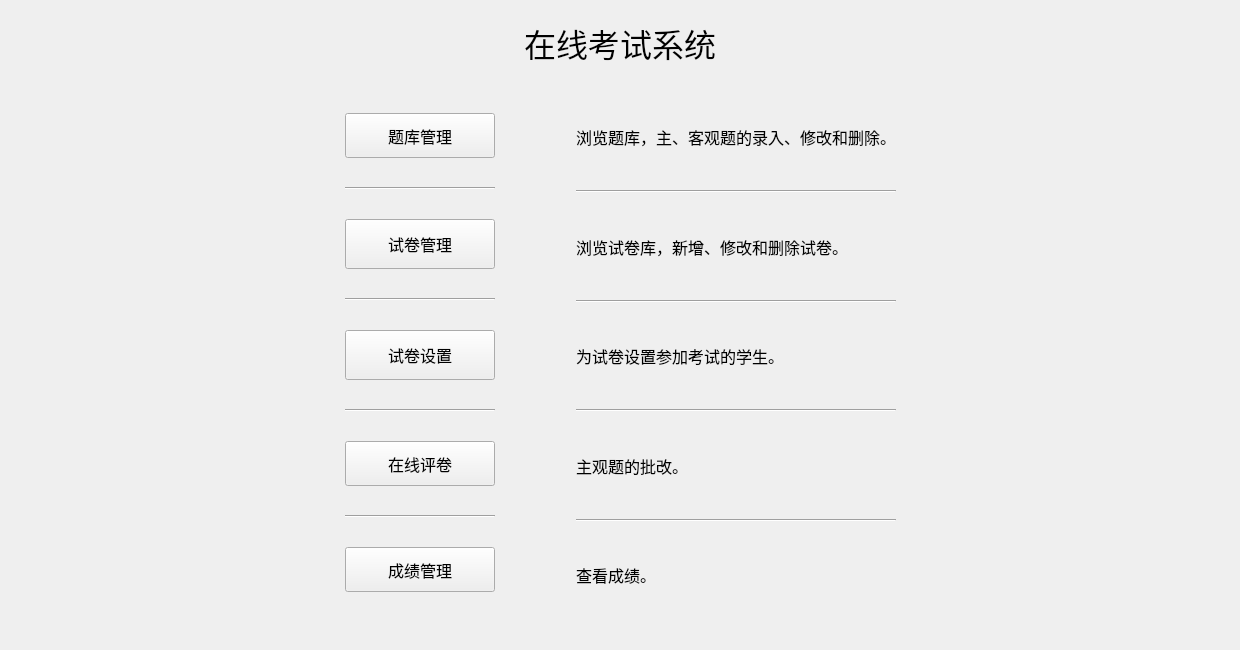
<?xml version="1.0" encoding="UTF-8"?>
<ui version="4.0">
 <class>Menu</class>
 <widget class="QWidget" name="Menu">
  <property name="geometry">
   <rect>
    <x>0</x>
    <y>0</y>
    <width>1240</width>
    <height>650</height>
   </rect>
  </property>
  <property name="sizePolicy">
   <sizepolicy hsizetype="Fixed" vsizetype="Fixed">
    <horstretch>0</horstretch>
    <verstretch>0</verstretch>
   </sizepolicy>
  </property>
  <property name="minimumSize">
   <size>
    <width>1240</width>
    <height>650</height>
   </size>
  </property>
  <property name="maximumSize">
   <size>
    <width>1240</width>
    <height>650</height>
   </size>
  </property>
  <property name="windowTitle">
   <string>Form</string>
  </property>
  <layout class="QGridLayout" name="gridLayout">
   <item row="0" column="0">
    <layout class="QHBoxLayout" name="horizontalLayout">
     <item>
      <spacer name="horizontalSpacer_2">
       <property name="orientation">
        <enum>Qt::Horizontal</enum>
       </property>
       <property name="sizeHint" stdset="0">
        <size>
         <width>40</width>
         <height>20</height>
        </size>
       </property>
      </spacer>
     </item>
     <item>
      <widget class="QLabel" name="label_11">
       <property name="sizePolicy">
        <sizepolicy hsizetype="Fixed" vsizetype="Fixed">
         <horstretch>0</horstretch>
         <verstretch>0</verstretch>
        </sizepolicy>
       </property>
       <property name="font">
        <font>
         <family>微软雅黑</family>
         <pointsize>24</pointsize>
        </font>
       </property>
       <property name="text">
        <string>在线考试系统</string>
       </property>
       <property name="alignment">
        <set>Qt::AlignCenter</set>
       </property>
      </widget>
     </item>
     <item>
      <spacer name="horizontalSpacer_3">
       <property name="orientation">
        <enum>Qt::Horizontal</enum>
       </property>
       <property name="sizeHint" stdset="0">
        <size>
         <width>40</width>
         <height>20</height>
        </size>
       </property>
      </spacer>
     </item>
    </layout>
   </item>
   <item row="1" column="0">
    <layout class="QHBoxLayout" name="horizontalLayout_2">
     <item>
      <spacer name="horizontalSpacer">
       <property name="orientation">
        <enum>Qt::Horizontal</enum>
       </property>
       <property name="sizeHint" stdset="0">
        <size>
         <width>40</width>
         <height>20</height>
        </size>
       </property>
      </spacer>
     </item>
     <item>
      <widget class="QStackedWidget" name="stackedWidget">
       <property name="minimumSize">
        <size>
         <width>721</width>
         <height>550</height>
        </size>
       </property>
       <property name="maximumSize">
        <size>
         <width>901</width>
         <height>550</height>
        </size>
       </property>
       <property name="currentIndex">
        <number>0</number>
       </property>
       <widget class="QWidget" name="page">
        <layout class="QGridLayout" name="gridLayout_2">
         <item row="0" column="0">
          <layout class="QHBoxLayout" name="horizontalLayout_3">
           <item>
            <spacer name="horizontalSpacer_5">
             <property name="orientation">
              <enum>Qt::Horizontal</enum>
             </property>
             <property name="sizeHint" stdset="0">
              <size>
               <width>40</width>
               <height>20</height>
              </size>
             </property>
            </spacer>
           </item>
           <item>
            <layout class="QVBoxLayout" name="verticalLayout">
             <item>
              <widget class="QPushButton" name="pushButton_question">
               <property name="minimumSize">
                <size>
                 <width>150</width>
                 <height>45</height>
                </size>
               </property>
               <property name="maximumSize">
                <size>
                 <width>16777215</width>
                 <height>16777215</height>
                </size>
               </property>
               <property name="font">
                <font>
                 <pointsize>12</pointsize>
                </font>
               </property>
               <property name="text">
                <string>题库管理</string>
               </property>
              </widget>
             </item>
             <item>
              <widget class="Line" name="line_9">
               <property name="orientation">
                <enum>Qt::Horizontal</enum>
               </property>
              </widget>
             </item>
             <item>
              <widget class="QPushButton" name="pushButton_paper">
               <property name="minimumSize">
                <size>
                 <width>150</width>
                 <height>45</height>
                </size>
               </property>
               <property name="maximumSize">
                <size>
                 <width>16777215</width>
                 <height>50</height>
                </size>
               </property>
               <property name="font">
                <font>
                 <pointsize>12</pointsize>
                </font>
               </property>
               <property name="text">
                <string>试卷管理</string>
               </property>
              </widget>
             </item>
             <item>
              <widget class="Line" name="line_16">
               <property name="orientation">
                <enum>Qt::Horizontal</enum>
               </property>
              </widget>
             </item>
             <item>
              <widget class="QPushButton" name="pushButton_papersetting">
               <property name="minimumSize">
                <size>
                 <width>150</width>
                 <height>45</height>
                </size>
               </property>
               <property name="maximumSize">
                <size>
                 <width>16777215</width>
                 <height>50</height>
                </size>
               </property>
               <property name="font">
                <font>
                 <pointsize>12</pointsize>
                </font>
               </property>
               <property name="text">
                <string>试卷设置</string>
               </property>
              </widget>
             </item>
             <item>
              <widget class="Line" name="line_11">
               <property name="orientation">
                <enum>Qt::Horizontal</enum>
               </property>
              </widget>
             </item>
             <item>
              <widget class="QPushButton" name="pushButton_subscore">
               <property name="minimumSize">
                <size>
                 <width>150</width>
                 <height>45</height>
                </size>
               </property>
               <property name="font">
                <font>
                 <pointsize>12</pointsize>
                </font>
               </property>
               <property name="text">
                <string>在线评卷</string>
               </property>
              </widget>
             </item>
             <item>
              <widget class="Line" name="line_13">
               <property name="orientation">
                <enum>Qt::Horizontal</enum>
               </property>
              </widget>
             </item>
             <item>
              <widget class="QPushButton" name="pushButton_scoremanage">
               <property name="minimumSize">
                <size>
                 <width>150</width>
                 <height>45</height>
                </size>
               </property>
               <property name="font">
                <font>
                 <pointsize>12</pointsize>
                </font>
               </property>
               <property name="text">
                <string>成绩管理</string>
               </property>
              </widget>
             </item>
            </layout>
           </item>
           <item>
            <spacer name="horizontalSpacer_6">
             <property name="orientation">
              <enum>Qt::Horizontal</enum>
             </property>
             <property name="sizeHint" stdset="0">
              <size>
               <width>40</width>
               <height>20</height>
              </size>
             </property>
            </spacer>
           </item>
           <item>
            <layout class="QVBoxLayout" name="verticalLayout_3">
             <item>
              <widget class="QLabel" name="label_3">
               <property name="font">
                <font>
                 <pointsize>12</pointsize>
                </font>
               </property>
               <property name="text">
                <string>浏览题库，主、客观题的录入、修改和删除。</string>
               </property>
              </widget>
             </item>
             <item>
              <widget class="Line" name="line">
               <property name="orientation">
                <enum>Qt::Horizontal</enum>
               </property>
              </widget>
             </item>
             <item>
              <widget class="QLabel" name="label_4">
               <property name="font">
                <font>
                 <pointsize>12</pointsize>
                </font>
               </property>
               <property name="text">
                <string>浏览试卷库，新增、修改和删除试卷。</string>
               </property>
              </widget>
             </item>
             <item>
              <widget class="Line" name="line_8">
               <property name="orientation">
                <enum>Qt::Horizontal</enum>
               </property>
              </widget>
             </item>
             <item>
              <widget class="QLabel" name="label_12">
               <property name="font">
                <font>
                 <pointsize>12</pointsize>
                </font>
               </property>
               <property name="text">
                <string>为试卷设置参加考试的学生。</string>
               </property>
              </widget>
             </item>
             <item>
              <widget class="Line" name="line_4">
               <property name="orientation">
                <enum>Qt::Horizontal</enum>
               </property>
              </widget>
             </item>
             <item>
              <widget class="QLabel" name="label_8">
               <property name="font">
                <font>
                 <pointsize>12</pointsize>
                </font>
               </property>
               <property name="text">
                <string>主观题的批改。</string>
               </property>
              </widget>
             </item>
             <item>
              <widget class="Line" name="line_5">
               <property name="orientation">
                <enum>Qt::Horizontal</enum>
               </property>
              </widget>
             </item>
             <item>
              <widget class="QLabel" name="label_6">
               <property name="font">
                <font>
                 <pointsize>12</pointsize>
                </font>
               </property>
               <property name="text">
                <string>查看成绩。</string>
               </property>
              </widget>
             </item>
            </layout>
           </item>
           <item>
            <spacer name="horizontalSpacer_7">
             <property name="orientation">
              <enum>Qt::Horizontal</enum>
             </property>
             <property name="sizeHint" stdset="0">
              <size>
               <width>40</width>
               <height>20</height>
              </size>
             </property>
            </spacer>
           </item>
          </layout>
         </item>
        </layout>
       </widget>
       <widget class="QWidget" name="page_2">
        <layout class="QGridLayout" name="gridLayout_3">
         <item row="0" column="0">
          <layout class="QHBoxLayout" name="horizontalLayout_4">
           <item>
            <spacer name="horizontalSpacer_8">
             <property name="orientation">
              <enum>Qt::Horizontal</enum>
             </property>
             <property name="sizeHint" stdset="0">
              <size>
               <width>40</width>
               <height>20</height>
              </size>
             </property>
            </spacer>
           </item>
           <item>
            <layout class="QVBoxLayout" name="verticalLayout_2">
             <item>
              <widget class="QPushButton" name="pushButton_mem">
               <property name="minimumSize">
                <size>
                 <width>150</width>
                 <height>45</height>
                </size>
               </property>
               <property name="maximumSize">
                <size>
                 <width>11111111</width>
                 <height>50</height>
                </size>
               </property>
               <property name="font">
                <font>
                 <pointsize>12</pointsize>
                </font>
               </property>
               <property name="text">
                <string>用户管理</string>
               </property>
              </widget>
             </item>
             <item>
              <widget class="Line" name="line_18">
               <property name="orientation">
                <enum>Qt::Horizontal</enum>
               </property>
              </widget>
             </item>
             <item>
              <widget class="QPushButton" name="pushButton_examsetting">
               <property name="minimumSize">
                <size>
                 <width>150</width>
                 <height>45</height>
                </size>
               </property>
               <property name="font">
                <font>
                 <pointsize>12</pointsize>
                </font>
               </property>
               <property name="text">
                <string>考试设置</string>
               </property>
              </widget>
             </item>
             <item>
              <widget class="Line" name="line_14">
               <property name="orientation">
                <enum>Qt::Horizontal</enum>
               </property>
              </widget>
             </item>
             <item>
              <widget class="QPushButton" name="pushButton_examctrl">
               <property name="minimumSize">
                <size>
                 <width>150</width>
                 <height>45</height>
                </size>
               </property>
               <property name="font">
                <font>
                 <pointsize>12</pointsize>
                </font>
               </property>
               <property name="text">
                <string>考试控制</string>
               </property>
              </widget>
             </item>
             <item>
              <widget class="Line" name="line_20">
               <property name="orientation">
                <enum>Qt::Horizontal</enum>
               </property>
              </widget>
             </item>
             <item>
              <widget class="QPushButton" name="pushButton_config">
               <property name="minimumSize">
                <size>
                 <width>150</width>
                 <height>45</height>
                </size>
               </property>
               <property name="font">
                <font>
                 <pointsize>12</pointsize>
                </font>
               </property>
               <property name="text">
                <string>系统设置</string>
               </property>
              </widget>
             </item>
            </layout>
           </item>
           <item>
            <spacer name="horizontalSpacer_9">
             <property name="orientation">
              <enum>Qt::Horizontal</enum>
             </property>
             <property name="sizeHint" stdset="0">
              <size>
               <width>40</width>
               <height>20</height>
              </size>
             </property>
            </spacer>
           </item>
           <item>
            <layout class="QVBoxLayout" name="verticalLayout_4">
             <item>
              <widget class="QLabel" name="label_9">
               <property name="font">
                <font>
                 <pointsize>12</pointsize>
                </font>
               </property>
               <property name="text">
                <string>学生管理及管理员管理。</string>
               </property>
              </widget>
             </item>
             <item>
              <widget class="Line" name="line_22">
               <property name="orientation">
                <enum>Qt::Horizontal</enum>
               </property>
              </widget>
             </item>
             <item>
              <widget class="QLabel" name="label_14">
               <property name="font">
                <font>
                 <pointsize>12</pointsize>
                </font>
               </property>
               <property name="text">
                <string>考试设置。</string>
               </property>
              </widget>
             </item>
             <item>
              <widget class="Line" name="line_6">
               <property name="orientation">
                <enum>Qt::Horizontal</enum>
               </property>
              </widget>
             </item>
             <item>
              <widget class="QLabel" name="label_10">
               <property name="font">
                <font>
                 <pointsize>12</pointsize>
                </font>
               </property>
               <property name="text">
                <string>控制考试。</string>
               </property>
              </widget>
             </item>
             <item>
              <widget class="Line" name="line_7">
               <property name="orientation">
                <enum>Qt::Horizontal</enum>
               </property>
              </widget>
             </item>
             <item>
              <widget class="QLabel" name="label_17">
               <property name="font">
                <font>
                 <pointsize>12</pointsize>
                </font>
               </property>
               <property name="text">
                <string>配置数据库和与客户端连接的端口。</string>
               </property>
              </widget>
             </item>
            </layout>
           </item>
           <item>
            <spacer name="horizontalSpacer_10">
             <property name="orientation">
              <enum>Qt::Horizontal</enum>
             </property>
             <property name="sizeHint" stdset="0">
              <size>
               <width>40</width>
               <height>20</height>
              </size>
             </property>
            </spacer>
           </item>
          </layout>
         </item>
        </layout>
       </widget>
      </widget>
     </item>
     <item>
      <spacer name="horizontalSpacer_4">
       <property name="orientation">
        <enum>Qt::Horizontal</enum>
       </property>
       <property name="sizeHint" stdset="0">
        <size>
         <width>40</width>
         <height>20</height>
        </size>
       </property>
      </spacer>
     </item>
    </layout>
   </item>
  </layout>
 </widget>
 <resources/>
 <connections/>
</ui>
